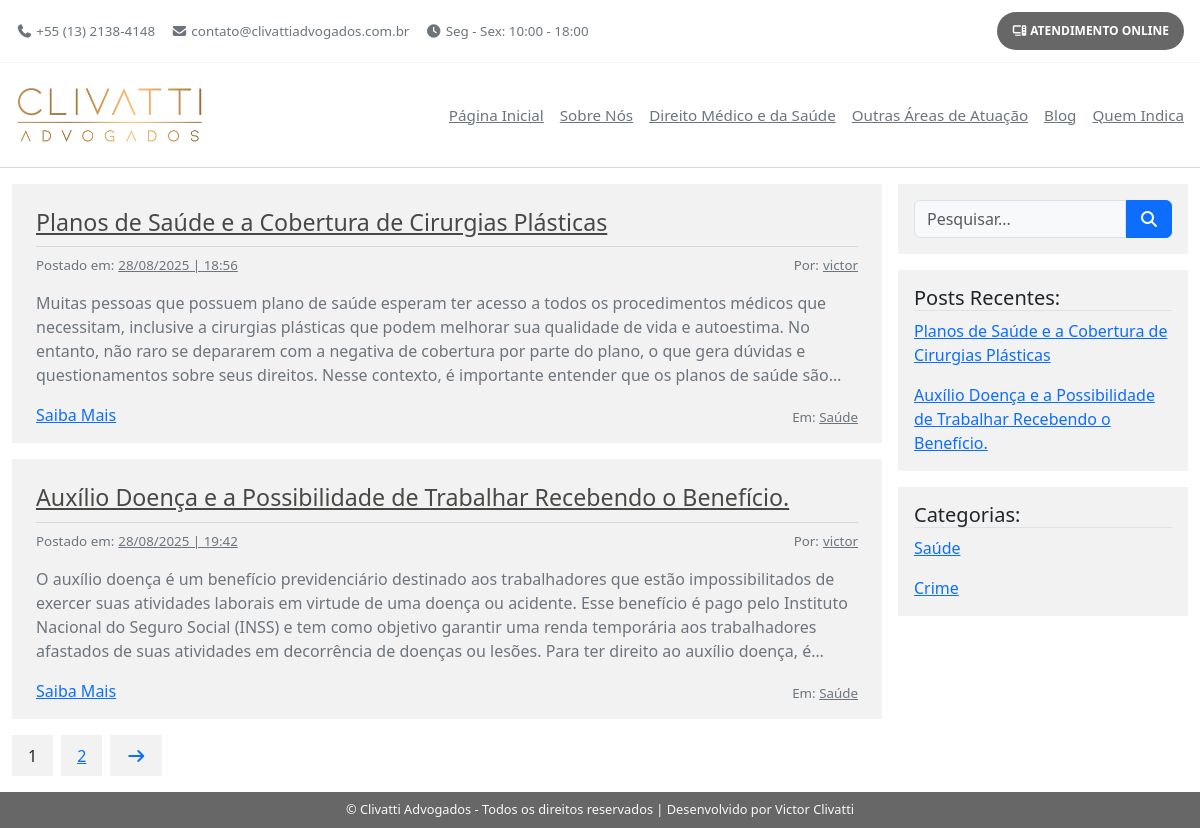
The page /blog/?categoria=1 on the database its author committed.
### blog/models.py (models this page shows, shortened)
class Post(models.Model):
    title = models.CharField(max_length=255)
    content = models.TextField()
    author = models.ForeignKey(User, on_delete=models.CASCADE)
    category = models.ForeignKey(PostCategory, on_delete=models.CASCADE)
    created_at = models.DateTimeField(auto_now_add=True)

class User(AbstractUser):
    pass

class PostCategory(models.Model):
    name = models.CharField(max_length=255)
    created_at = models.DateTimeField(auto_now_add=True)

### blog/views.py (the view, shortened to what this page needs)
# urls.py: path("", views.Blog.as_view(), name="blog"),
class Blog(View):
    def get(self, request):
        categoria_id = request.GET.get("categoria")
        search_query = request.GET.get("q")
        page_number = request.GET.get("page", 1)  # pega a página da query string, padrão 1
        posts = models.Post.objects.all()
        if categoria_id:
            posts = posts.filter(category_id=categoria_id)
        if search_query:
            posts = posts.filter(title__icontains=search_query)
        paginator = Paginator(posts, 2)
        page_obj = paginator.get_page(page_number)  # retorna a página atual
        context = {
            "page_obj": page_obj,                  # objeto paginado
            "posts": page_obj.object_list,         # posts da página atual
            "categories": models.PostCategory.objects.all(),
            "categoria_id": categoria_id,
            "search_query": search_query,
        }
        return render(request, "blog/blog.html", context)

### blog/templates/blog/blog.html (shortened to what this page needs)
{% extends "base.html" %}
{% load static %}
{% block extra_css %}
    <link rel="stylesheet" href="{% static 'blog/css/blog.css' %}">
{% endblock %}
{% block main %}
    <div id="main" class="d-flex gap-3">
        <section id="posts">
            {% for post in posts %}
                <div class="post d-flex flex-column text-secondary">
                    <h2><a href="{% url 'post' post.pk %}">{{ post.title }}</a></h2>
                    <div class="d-flex justify-content-between">
                        <p class="d-flex gap-1">Postado em: <u>{{ post.created_at|date:"d/m/Y | H:i" }}</u></p>
                        <p class="d-flex gap-1">Por: <u>{{ post.author.username }}</u></p>
                    </div>
                    <p class="post-content">{{ post.content }}</p>
                    <div class="d-flex align-items-end justify-content-between">
                        <a href="{% url 'post' post.pk %}">Saiba Mais</a>
                        <p class="m-0">Em: <u class="p-0">{{ post.category.name }}</u></p>
                    </div>
                </div>
            {% endfor %}
            <div class="pagination d-flex gap-2 align-items-center">
                {% for num in page_obj.paginator.page_range %}
                    {% if num == page_obj.number %}
                        <span class="current-page">{{ num }}</span>
                    {% else %}
                        <a href="?page={{ num }}{% if categoria_id %}&categoria={{ categoria_id }}{% endif %}{% if search_query %}&q={{ search_query }}{% endif %}">{{ num }}</a>
                    {% endif %}
                {% endfor %}
                {% if page_obj.has_next %}
                    <a href="?page={{ page_obj.next_page_number }}{% if categoria_id %}&categoria={{ categoria_id }}{% endif %}{% if search_query %}&q={{ search_query }}{% endif %}"><i class="fa-solid fa-arrow-right" title="Página Seguinte"></i></a>
                {% endif %}
            </div>
        </section>
        <section id="options" class="w-25">
            <div class="input-group mb-3 px-3 py-3" style="background-color: var(--secondary-color);">
                <form method="get" class="w-100 d-flex">
                    <input type="text" name="q" class="form-control rounded-end-0" placeholder="Pesquisar..." value="{{ request.GET.q }}">
                    <button type="submit" class="btn btn-primary rounded-start-0"><i class="fa-solid fa-magnifying-glass d-flex justify-content-center"></i></button>
                </form>
            </div>
            <div class="mb-3 px-3 py-3" style="background-color: var(--secondary-color);">
                <h3 class="fs-5 border-bottom">Posts Recentes:</h3>
                <ul class="d-flex flex-column gap-3 list-unstyled m-0">
                    {% for post in posts|slice:":6" %}
                        <li><a href="{% url 'post' post.pk %}">{{ post.title }}</a></li>
                    {% endfor %}
                </ul>
            </div>
            <div class="mb-3 px-3 py-3" style="background-color: var(--secondary-color);">
                <h3 class="fs-5 border-bottom">Categorias:</h3>
                <ul class="d-flex flex-column gap-3 list-unstyled m-0">
                    {% for category in categories %}
                        <li>
                            <a href="{% url 'blog' %}?categoria={{ category.id }}">{{ category.name }}</a>
                        </li>
                    {% endfor %}
                </ul>
            </div>
        </section>
    </div>
{% endblock %}

### static/css/base.css (style rules this page uses)
body { background-color: #fff; }

### blog/static/blog/css/blog.css (style rules this page uses)
h2 { max-width: 1175px; margin: 1rem auto 0; border-bottom: 1px solid var(--border); }

### static/css/variables.css (style rules this page uses)
:root { --bg: #fff; --main-color: #686767; --secondary-color: #F2F2F2; --font-family: 'Arial', sans-serif; --bs-body-bg: #f8f9fa; --border: #d8d8d8; --light-font: rgb(250, 248, 245); --dark-font: rgb(73, 72, 70); }

### rows shown on the page
Post: title "Planos de Saúde e a Cobertura de Cirurgias Plásticas", created_at|H "28/08/2025 | 18:56", author.username "victor", content "Muitas pessoas que possuem plano de saúde esperam ter acesso a todos os procedimentos médicos que necessitam, inclusive a cirurgias plásticas que podem melhorar sua qualidade de vida e autoestima. No entanto, não raro se depararem com a negativa de cobertura por parte do plano, o que gera dúvidas e questionamentos sobre seus direitos. Nesse contexto, é importante entender que os planos de saúde…", category.name "Saúde"
Post: title "Auxílio Doença e a Possibilidade de Trabalhar Recebendo o Benefício.", created_at|H "28/08/2025 | 19:42", author.username "victor", content "O auxílio doença é um benefício previdenciário destinado aos trabalhadores que estão impossibilitados de exercer suas atividades laborais em virtude de uma doença ou acidente. Esse benefício é pago pelo Instituto Nacional do Seguro Social (INSS) e tem como objetivo garantir uma renda temporária aos trabalhadores afastados de suas atividades em decorrência de doenças ou lesões. Para ter direito ao auxílio doença,…", category.name "Saúde"
PostCategory: name "Saúde"
PostCategory: name "Crime"

### other values the page prints
{{ num }} "1"
{{ num }} "2"
